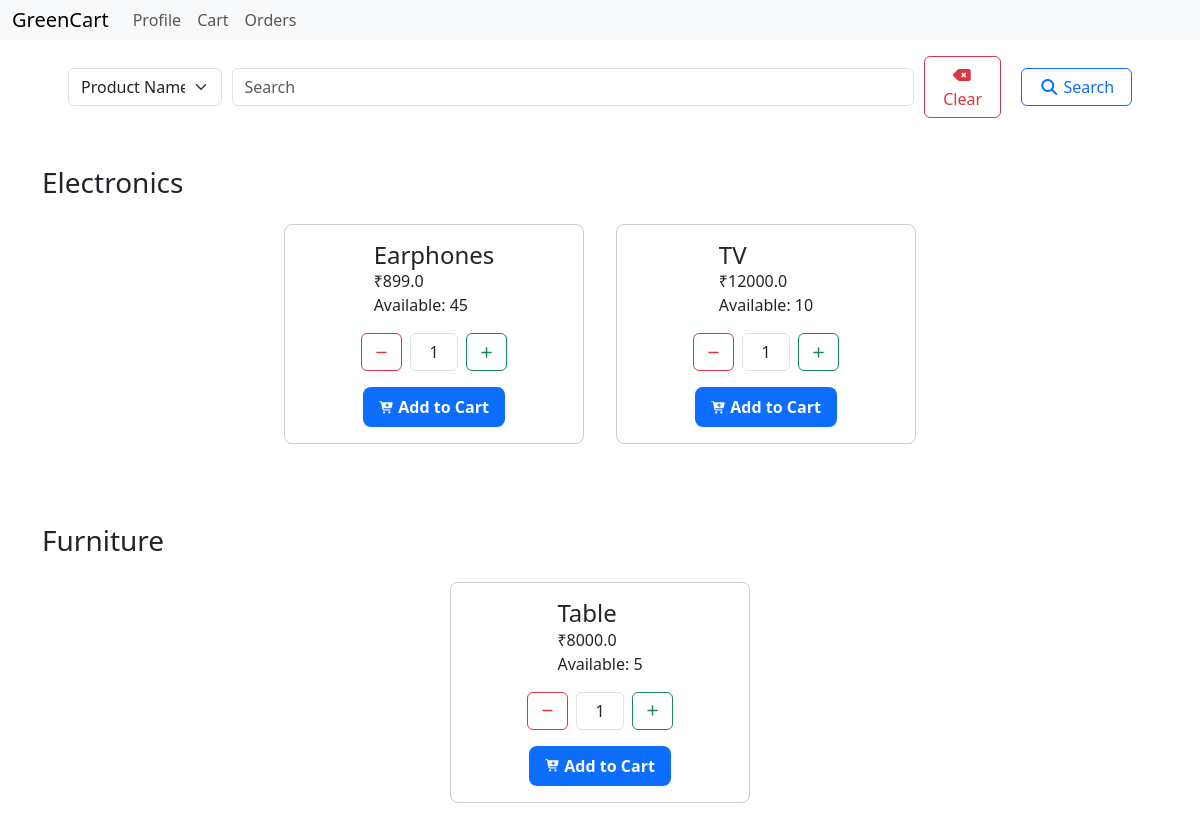
The app's page / (signed in) with its own data.
### models.py (models this page shows)
class Category(db.Model):
    __tablename__ = 'category'
    id = db.Column(db.Integer, primary_key=True)
    name = db.Column(db.String(64), unique=True, nullable=False)
    products = db.relationship('Product', backref='category', lazy=True)

class Product(db.Model):
    __tablename__ = 'product'
    id = db.Column(db.Integer, primary_key=True)
    name = db.Column(db.String(128), nullable=False)
    category_id = db.Column(db.Integer, db.ForeignKey('category.id'), nullable=False)
    quantity = db.Column(db.Integer, nullable=False)
    price = db.Column(db.Float, nullable=False)
    man_date = db.Column(db.Date, nullable=False)

### routes.py (the view, shortened to what this page needs)
@app.route('/')
@auth_required
def index():
    user = User.query.get(session['user_id'])
    if user.is_admin:
        return redirect(url_for('admin'))
    parameter = request.args.get('parameter')
    query = request.args.get('query')
    parameters = {
        'product': 'Product Name',
        'category': 'Category Name',
        'price': 'Max Price'
    }
    if not parameter or not query:
        return render_template('index.html', user=user, categories=Category.query.all(), parameters=parameters)

### routes.py (called while the page is built)
def auth_required(func):
    @wraps(func)
    def inner(*args, **kwargs):
        if 'user_id' not in session:
            flash('Please log in to access this page.')
            return redirect(url_for('login'))
        user = User.query.get(session['user_id'])
        if not user:
            flash('User not found. Please login again.')
            session.pop('user_id', None)
            return redirect(url_for('login'))
        return func(*args, **kwargs)
    return inner

### templates/index.html (shortened to what this page needs)
{%extends 'layout.html' %}
{% block content %}
{% include 'searchbar.html' with context %}
<div class="categories-list">
    {% for category in categories %}
        <div class="category">
                <h3>{{category.name}}</h3>
                <div class="product-list">
                    {% for product in category.products %}
                    {% if (price and product.price <= price ) or (name and name.lower() in product.name.lower()) or (not price and not name) %}
                        <div class="product">
                                <div class="product-info">
                                    <h4>{{product.name}}</h4>
                                    <p>&#8377;{{product.price}}</p>
                                    <p>Available: {{product.quantity}}</p>
                                </div>
                                <div class="add-to-cart">
                                    <form action="{{url_for('add_to_cart', product_id=product.id)}}" method="POST" class="product-quantity">
                                        <div class="quantity-buttons">
                                            <button onclick="decreaseqty({{product.id}})" type="button" class="btn btn-outline-danger">
                                                <i class="fas fa-minus fa-xs"></i>
                                            </button>
                                            <input class="form-control quantity-input-{{product.id}}" type="number" name="quantity" id="quantity-{{product.id}}" value="1" min="1" max="{{product.quantity}}" required >
                                            <button onclick="increaseqty({{product.id}},{{product.quantity}})" type="button" class="btn btn-outline-success">
                                                <i class="fas fa-plus fa-xs"></i>
                                            </button>
                                        </div>
                                        <button type="submit" class="submit-button">
                                            <i class="fas fa-cart-plus fa-xs"></i>
                                            Add to Cart
                                        </button>
                                    </form>
                                </div>
                        </div>
                    {% endif %}
                    {% endfor %}
                </div>
        </div>
    {% endfor %}
</div>
{% endblock %}

### templates/layout.html (shortened to what this page needs)
<!DOCTYPE html>
<html lang="en">
<head>
    <link href="https://cdn.jsdelivr.net/npm/bootstrap@5.3.8/dist/css/bootstrap.min.css" rel="stylesheet">
    <link rel="stylesheet" href="https://cdnjs.cloudflare.com/ajax/libs/font-awesome/7.0.1/css/all.min.css">
</head>
<body>
{% include 'nav.html' %}
<div class="container">
    {% block content %}
    {% endblock %}
</div>
</body>
</html>

### templates/nav.html (shortened to what this page needs)
<nav class="navbar navbar-expand-lg bg-body-tertiary">
  <div class="container-fluid">
    <a class="navbar-brand" href="/">GreenCart</a>
    <div class="collapse navbar-collapse" id="navbarNav">
      <ul class="navbar-nav">
        {% if user %}
        <li class="nav-item">
          <a class="nav-link" href="{{url_for('profile')}}">Profile</a>
        </li>
        {% if not user.is_admin %}
          <li class="nav-item">
            <a href="{{url_for('cart')}}" class="nav-link">Cart</a>
          </li>
          <li class="nav-item">
            <a href="{{url_for('orders')}}" class="nav-link">Orders</a>
          </li>
        {% endif %}
        {% endif %}
      </ul>
    </div>
  </div>
</nav>

### templates/searchbar.html (shortened to what this page needs)
<div class="container-fluid p-3">
    <form>
        <select name="parameter" id="parameter" class="form-select">
            {% for param in parameters %}
                {% if param == parameter %}
                    <option value="{{param}}" selected>{{parameters[param]}}</option>
                {% else %}
                    <option value="{{param}}">{{parameters[param]}}</option>
                {% endif %}
            {% endfor %}
        </select>
        <input type="text" class="form-control" id="query" name="query" placeholder="Search" value="{{query}}">
        <button type="button" class="btn btn-outline-danger clear-button" onclick="clearSearch()">
            <i class="fas fa-backspace    "></i>
            Clear
        </button>
        <button type="submit" class="btn btn-outline-primary search-button">
            <i class="fas fa-search"></i>
            Search
        </button>
    </form>
</div>

### templates/layout.html (style rules this page uses)
body { margin: 0; padding: 0; }

### templates/index.html (style rules this page uses)
.categories-list { display: flex; flex-direction: column; align-items: center; }
.category { width: 100%; margin: 32px 0; }
.product-list { display: flex; flex-wrap: wrap; justify-content: center; }
.product { width: 300px; margin: 16px; padding: 16px; border: 1px solid #ccc; border-radius: 8px; display: flex; flex-direction: column; justify-content: space-between; align-items: center; }
.product-info { display: flex; flex-direction: column; align-items: flex-start; }
.product-info h4 { margin: 0; }
.product-info p { margin: 0; }
.add-to-cart { display: flex; flex-direction: column; align-items: center; }
.add-to-cart .submit-button { padding: 8px 16px; border: none; border-radius: 8px; background-color: #0d6efd; color: #fff; font-weight: bold; cursor: pointer; }
.product-quantity { display: flex; flex-direction: column; align-items: center; gap: 1rem; }
.quantity-buttons { display: flex; align-items: center; justify-content: center; margin-top: 16px; }
.product-quantity input { margin: 0 8px; width: 3rem; text-align: center; -moz-apperance: textfield; }

### templates/nav.html (style rules this page uses)
.navbar { width: 100%; padding: 0; }

### templates/searchbar.html (style rules this page uses)
form { width: 100%; display: flex; flex-direction: row; justify-content: space-evenly; align-items: center; }
#parameter { margin-left: 10px; margin-right: 10px; width: 20%; }
.clear-button { margin-left: 10px; margin-right: 10px; width: 10%; }
.search-button { margin-left: 10px; margin-right: 10px; width: 15%; }

### records on screen
Category: name "Electronics"
Product: name "Earphones", price "899.0", quantity "45", quantity "1"
Product: name "TV", price "12000.0", quantity "10"
Category: name "Furniture"
Product: name "Table", price "8000.0", quantity "5"

### other values on screen
form field parameter "Product Name"
